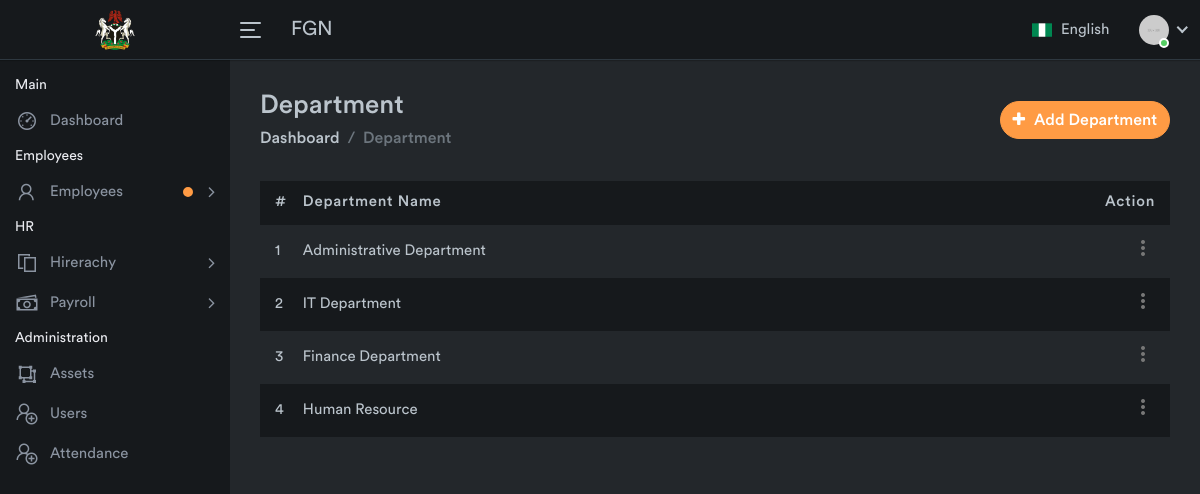
The page /department.php on the database its author committed.
### tables this page shows
CREATE TABLE IF NOT EXISTS `department` (
  `id` int(6) NOT NULL AUTO_INCREMENT,
  `name` varchar(255) NOT NULL,
  PRIMARY KEY (`id`)
);

### department.php (the view, shortened to what this page needs)
<?php include('include/header.php') ?>
<?php include 'include/connection.php';?>
<?php include('include/nav.php') ?>
<?php include('include/sidenav.php') ?>
<div class="page-wrapper">
            <div class="content container-fluid">
                <div class="page-header">
                    <div class="row align-items-center">
                        <div class="col">
                            <h3 class="page-title">Department</h3>
                            <ul class="breadcrumb">
                                <li class="breadcrumb-item"><a href="index.php">Dashboard</a></li>
                                <li class="breadcrumb-item active">Department</li>
                            </ul>
                        </div>
                        <div class="col-auto float-right ml-auto">
                            <a href="#" class="btn add-btn" data-toggle="modal" data-target="#add_department"><i class="fa fa-plus"></i> Add Department</a>
                        </div>
                    </div>
                </div>
                <div class="row">
                    <div class="col-md-12">
                        <div>
                            <table class="table table-striped custom-table mb-0 datatable">
                                <thead>
                                    <tr>
                                        <th style="width: 30px;">#</th>
                                        <th>Department Name</th>
                                        <th class="text-right">Action</th>
                                    </tr>
                                </thead>
                                <tbody>
                              <?php
                                $result = mysqli_query($conn,"SELECT * FROM department");
				              	$i=1;
				             	while($row = mysqli_fetch_array($result)) {?>
                                    <tr>
                                        <td><?php echo $i++ ?></td>
                                        <td><?php echo $row['name'];  ?></td>
                                        <td class="text-right">
                                        <div class="dropdown dropdown-action">
                                                <a href="#" class="action-icon dropdown-toggle" data-toggle="dropdown" aria-expanded="false"><i class="material-icons">more_vert</i></a>
                                            </div>
                                        </td>
                                    </tr>
                                 <?php } ?>
                                </tbody>
                            </table>
                        </div>
                    </div>
                </div>
            </div>
        </div>
<?php include('include/footer.php') ?>

### rows shown on the page
department: name "Administrative Department"
department: name "IT Department"
department: name "Finance Department"
department: name "Human Resource"
